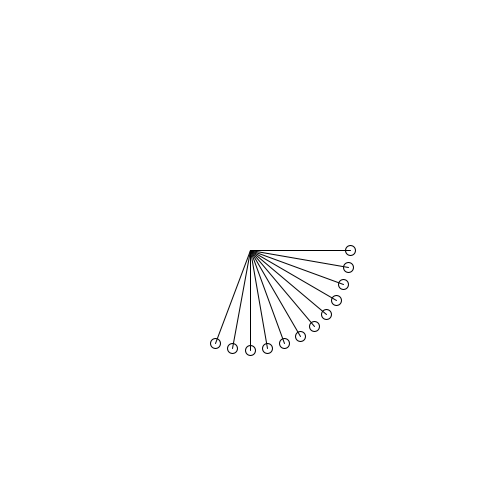
Frame 1 (no input)
Frame 60 (the mouse pressed at the canvas centre just before this capture): identical to frame 1, image omitted
Frame 120 (the mouse held since frame 60 and released just before this capture): identical to frame 1, image omitted

The Processing sketch that drew this single still picture (run headless with seeded random() and noise(); from frame 60 on, the mouse is pressed at the canvas centre):

// Processing sketch: dibujando_en_circulos_00
// ── dibujando_en_circulos_00.pde
float origenX, origenY;  //usaremos este para el centro
float radio; // radio de la elipse
int nElementos; 

void setup() {
	size(500, 500);
	origenX = width/2; //mitad del ancho del canvas
	origenY = height/2; //mitad del alto del canvas
	radio = 100; //incicializamos el radio, lo vamos a modificar despues
	nElementos = 12; 
}

void draw() {
  background(255);
	for (int i = 0; i<nElementos;i++){
		//En cada vuelta el ángulo aumenta porque multiplicamos por i (que va 0,1,2,3,4,etc)
		//esto da resultado en 'radianes' (otra manera de medir ángulos). Ver https://es.wikipedia.org/wiki/Radian
		float angulo = radians(10) * i; //en cada vuelta el angulo incrementará en 10 grados, usamos el radians() para convertir a radianes

		//calculamos la posicion X e Y para cada elemento
		//esta es una formula que calcula la distancia respecto al origen, en X e Y
		//siempre sera: ORIGEN + COSENO(o SENO) del angulo del elemento respecto al origen, multiplicado por el Radio (que tan lejos) 
		float x = origenX + cos(angulo) * radio;
		float y = origenY + sin(angulo) * radio;

		ellipse(x,y,10,10);
    line(origenX, origenY, x, y);
	}	
}
